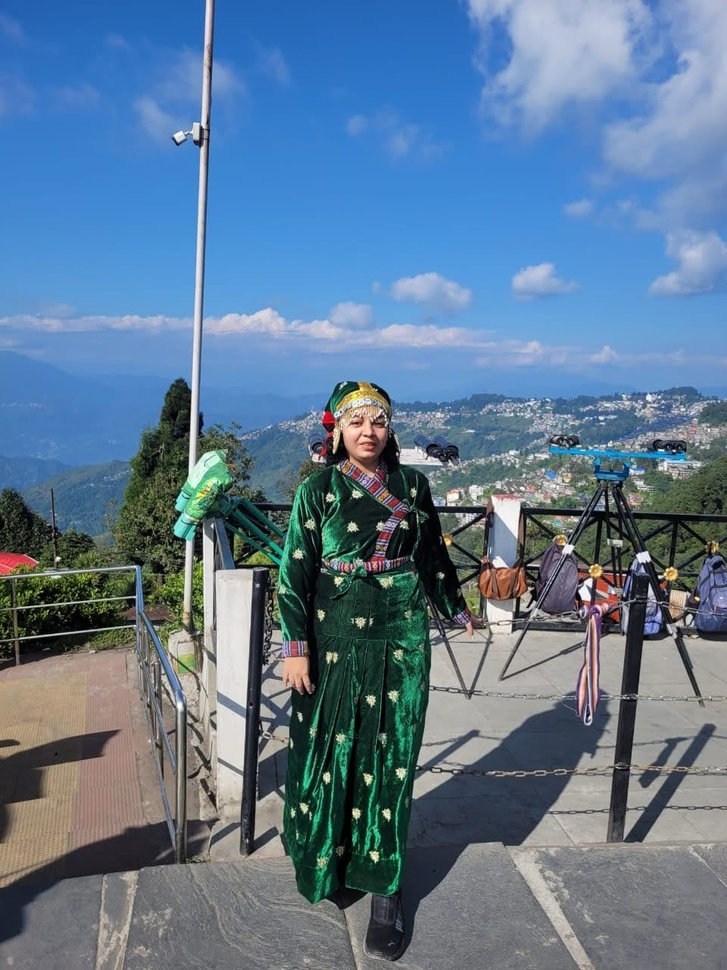
#> input picture IMG-20231030-WA0198.jpg, 727 x 970 px, shrunk from 960 x 1280 before the run, found by its file name
$ jupyter execute SVD+DWT.ipynb   (shell and % lines are left out)
#> lines starting #> are read from the running program, lines starting #| are printed output that depends on the picture
<a href="https://colab.research.google.com/github/PhiWhyyy/Hybrid-program-for-image-compression-in-SVD-and-DWT/blob/main/SVD%2BDWT.ipynb" target="_parent"></a>

[cell 1]
import cv2
import numpy as np
import pywt
from google.colab.patches import cv2_imshow
import matplotlib.pyplot as plt

[cell 2]

# Change directory to the repository
%cd your_repo

# Link the project to the git repository

[cell 3]
img = cv2.imread("/content/IMG-20231030-WA0198.jpg")
#> img is the input picture: shape (970, 727, 3); mean B, G, R 146.4, 121.1, 94.6

gray_img = cv2.cvtColor(img, cv2.COLOR_BGR2GRAY)
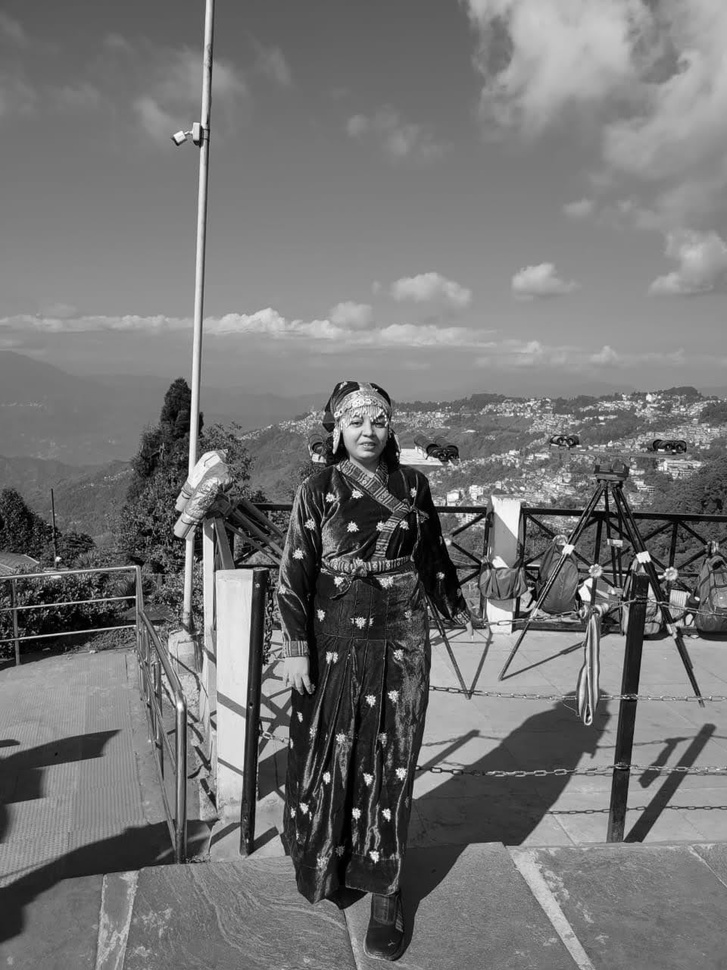
#> gray_img: shape (970, 727); min 0, max 254, mean 116

# Set the compression ratio to 0
compression_ratio = 0.1

# wavelet decomposition to obtain the subbands
coeffs = pywt.wavedec2(gray_img, 'haar', level=2)
#> coeffs = 3 items
# Extract the horizontal detail subband coefficients
cH = coeffs[1][0]

# Calculate the magnitude of the wavelet coefficients
magnitude = np.abs(cH)
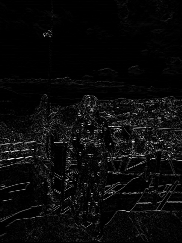
#> magnitude: shape (243, 182) float64; min 0, max 325.3, mean 14.2; drawn with min black and max white

# Plot the magnitude of the wavelet coefficients
plt.imshow(magnitude, cmap='gray')
plt.title('Magnitude of Horizontal Detail Subband')
plt.colorbar()
plt.show()
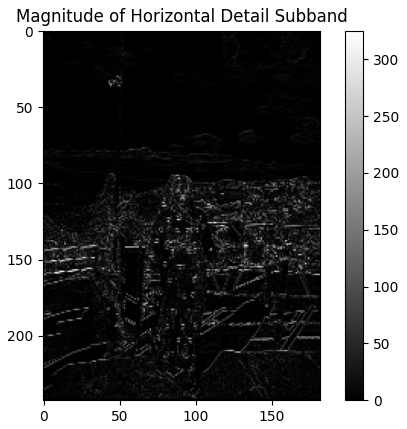
#> figure drawn by matplotlib, 2 panels
# Perform SVD on each subband and compress using desired ratio
compressed_coeffs = []
for i in range(1, len(coeffs)):
    cH, cV, cD = coeffs[i]
    U_h, S_h, Vt_h = np.linalg.svd(cH)
    U_v, S_v, Vt_v = np.linalg.svd(cV)
    U_d, S_d, Vt_d = np.linalg.svd(cD)
    print("Singular values for horizontal subband:", S_h)
    print("Singular values for vertical subband:", S_v)
    print("Singular values for diagonal subband:", S_d)
    threshold = np.max(np.abs(cH)) * compression_ratio
    compressed_coeff = [pywt.threshold(cH, threshold, mode='soft'),
                        pywt.threshold(cV, threshold, mode='soft'),
                        pywt.threshold(cD, threshold, mode='soft')]
    compressed_coeffs.append(tuple(compressed_coeff))
#> this loop made 2 passes
#> threshold on passes 1 to 2: 32.53, 15.7
#> (printed output is left out)
#> pass 1, `cH, cV, cD = coeffs[i]`:
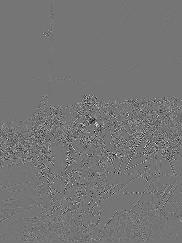
#> cD: shape (243, 182) float64; min -136.8, max 159.5, mean 0; drawn with min black and max white
#> pass 1, `U_h, S_h, Vt_h = np.linalg.svd(cH)`:
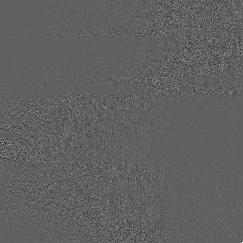
#> U_h: shape (243, 243) float64; min -0.618, max 1, mean -0.000381; drawn with min black and max white
#> pass 1, `U_h, S_h, Vt_h = np.linalg.svd(cH)`:
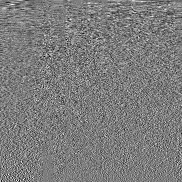
#> Vt_h: shape (182, 182) float64; min -0.344, max 0.359, mean 6.91e-05; drawn with min black and max white
#> after the loop:
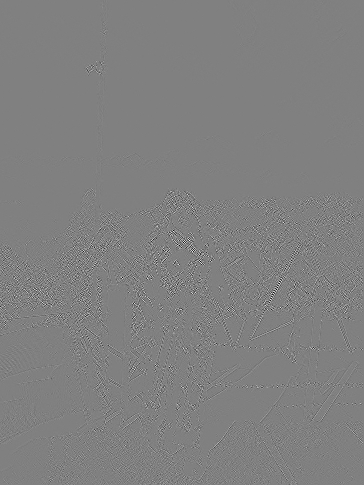
#> cD: shape (485, 364) float64; min -72, max 71, mean 0; drawn with min black and max white
#> after the loop:
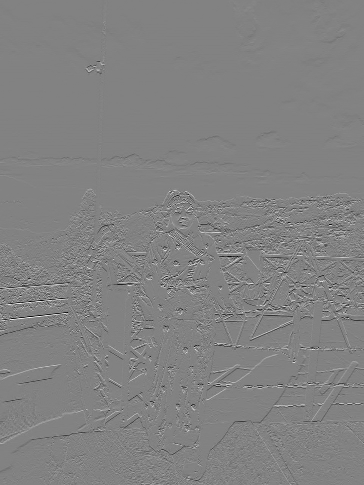
#> cH: shape (485, 364) float64; min -157, max 150.5, mean 0; drawn with min black and max white
#> after the loop:
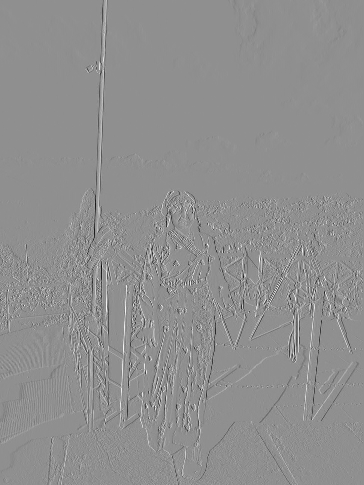
#> cV: shape (485, 364) float64; min -177.5, max 137.5, mean 0; drawn with min black and max white
#> after the loop, compressed_coeffs = 2 items
num_singular_values_retained = int(compression_ratio * len(S_h))
#> num_singular_values_retained = 36
print("Number of singular values:",num_singular_values_retained)
# Reconstruct the compressed image from the compressed coefficients
compressed_img = pywt.waverec2([coeffs[0]] + compressed_coeffs, 'haar')
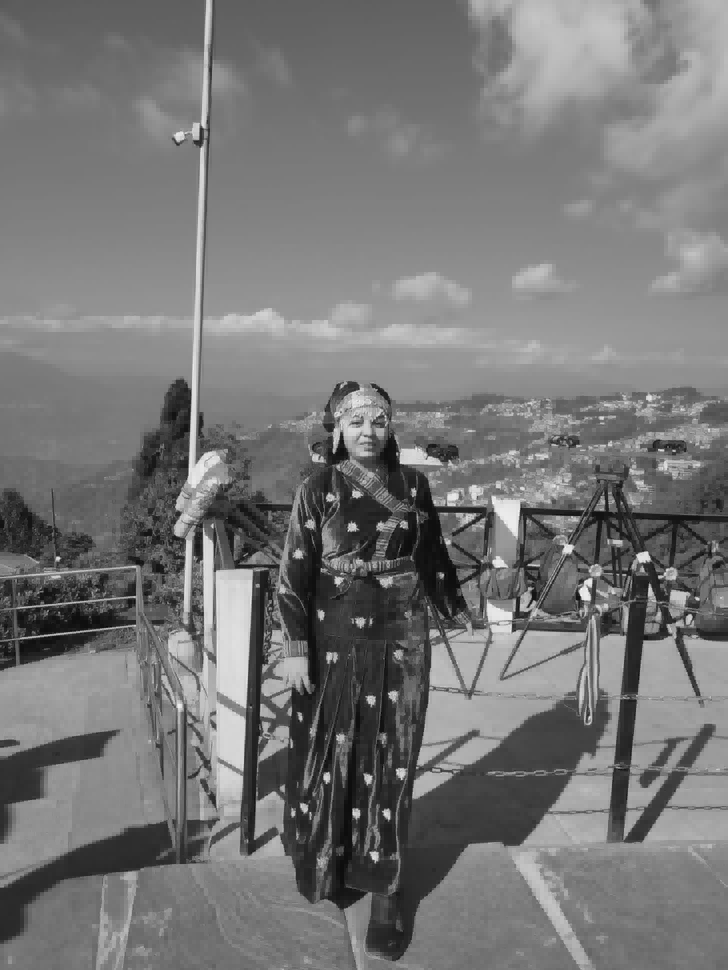
#> compressed_img: shape (970, 728) float64; min -13.85, max 264.5, mean 116; drawn with min black and max white

# Display the original and compressed images side by side
cv2_imshow(gray_img)
cv2_imshow(compressed_img)
cv2.waitKey(0)

$ run again, with grapes.jpg copied over IMG-20231030-WA0198.jpg
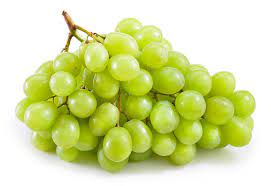
#> input picture grapes.jpg, 271 x 186 px, found by its file name
#> img is the input picture: shape (186, 271, 3); mean B, G, R 156.7, 222.4, 213.2
#> coeffs = 3 items
#> the loop `for i in range(1, len(coeffs)):` made 2 passes
#> threshold on passes 1 to 2: 17.75, 18.3
#> (printed output is left out)
#> after the loop `for i in range(1, len(coeffs)):`:
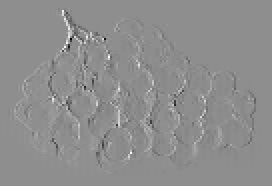
#> cV: shape (93, 136) float64 (shown 2 times larger); min -128.5, max 102, mean 0; drawn with min black and max white
#> after the loop `for i in range(1, len(coeffs)):`: compressed_coeffs = 2 items
#> num_singular_values_retained = 9
#> `compressed_img = pywt.waverec2([coeffs[0]] + compressed_coeffs, 'haar')`:
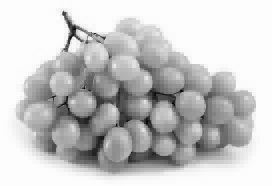
#> compressed_img: shape (186, 272) float64; min 53.46, max 256.2, mean 212.3; drawn with min black and max white
